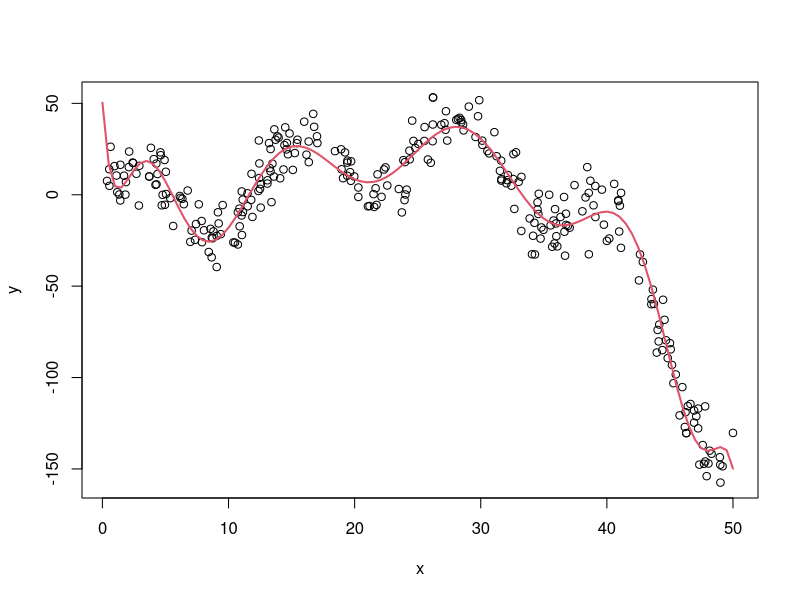
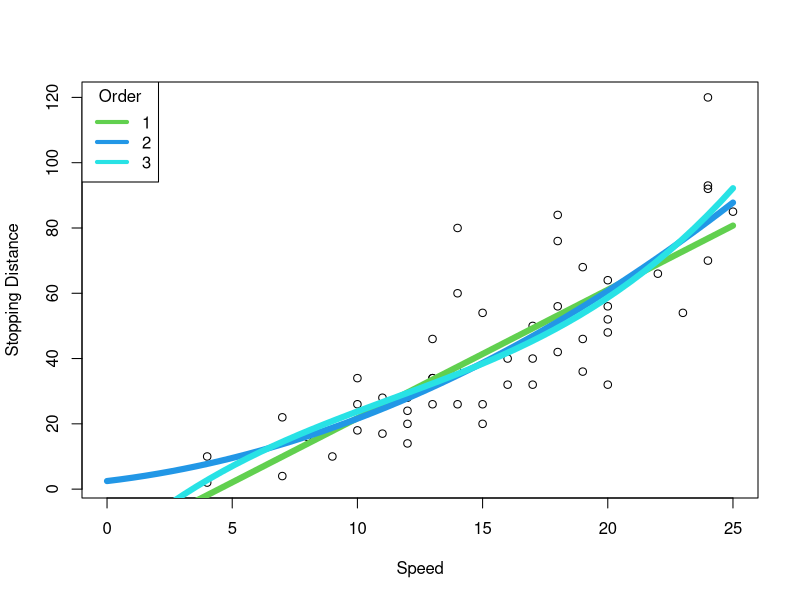
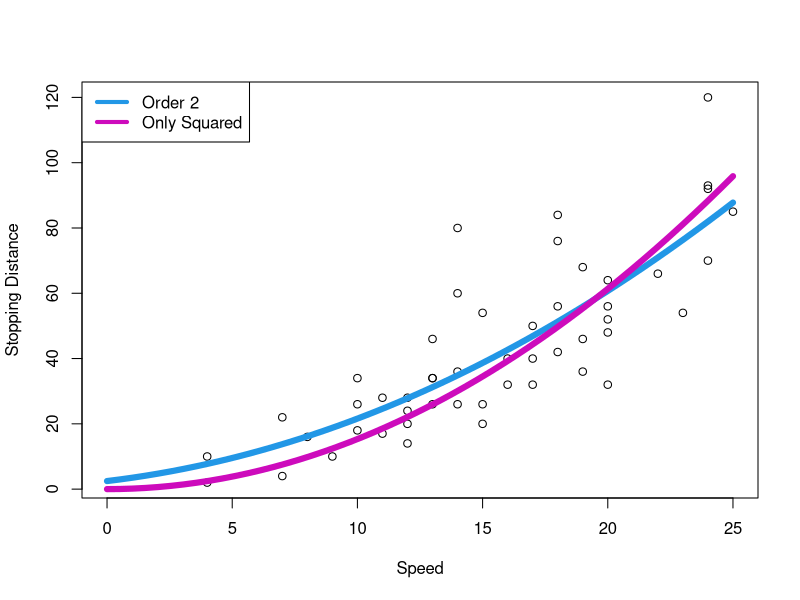
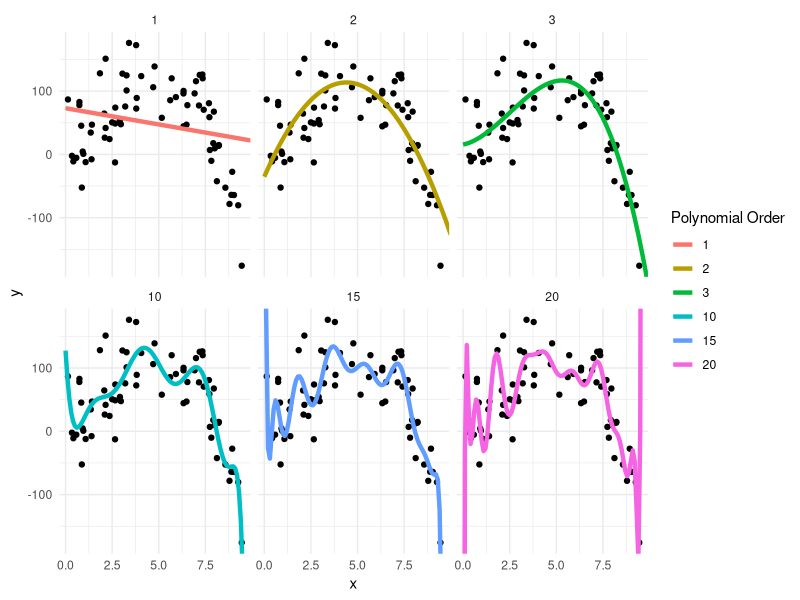
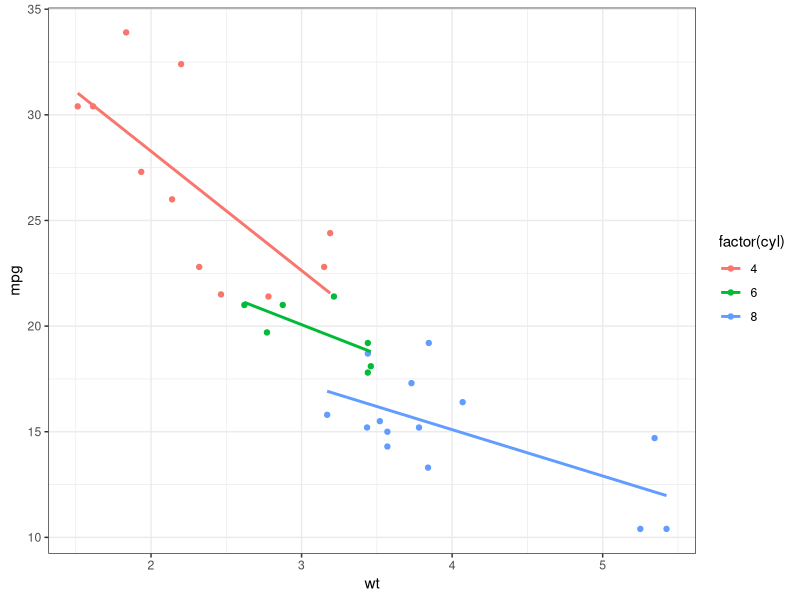

Here is the R script that generated these plots, in order:
## ---- chunk 1
#| label: includes
#| include: false
set.seed(2112)
## ---- chunk 2
#| echo: false
#| fig-height: 4
#| fig-width: 4.5
#| label: nonlin-plot
x <- runif(300, 0, 50)
y <- 2 + 0.2*x^2 - 8 * log(x) - 0.005*x^3 + 20*sin(x/2) + rnorm(300, 0, 10)
plot(x, y)

xseq <- seq(0, 50, 0.5)
lines(xseq, 
    predict(lm(y ~ poly(x, 12)), newdata = list(x = xseq)),
    col = 2, lwd = 2)
## ---- chunk 3
#| echo: false
#| fig-height: 4
#| fig-width: 4.5
#| label: cars-nonlin
plot(dist ~ speed, data = cars,
    xlab = "Speed", ylab = "Stopping Distance",
    xlim = c(0, max(cars$speed)))
xseq <- seq(0, max(cars$speed), length.out = 50)

y1 <- predict(lm(dist ~ poly(speed, 1), data = cars), newdata = list(speed = xseq))
y2 <- predict(lm(dist ~ poly(speed, 2), data = cars), newdata = list(speed = xseq))
y3 <- predict(lm(dist ~ poly(speed, 3), data = cars), newdata = list(speed = xseq))

lines(xseq, y1, col = 3, lwd = 6)
lines(xseq, y2, col = 4, lwd = 6)
lines(xseq, y3, col = 5, lwd = 6)
legend("topleft", legend = 1:3, col = 1:3 + 2, lwd = 4, title = "Order")
## ---- chunk 4
#| label: anova-order
#| echo: true
X <- data.frame(dist = cars$dist, x1 = cars$speed, x2 = cars$speed^2, 
    x3 = cars$speed^3, x4 = cars$speed^4)
lm(dist ~ ., data = X) |> anova()
## ---- chunk 5
#| echo: false
#| label: speed-squared
#| fig-height: 4
#| fig-width: 4.5
plot(dist ~ speed, data = cars,
    xlab = "Speed", ylab = "Stopping Distance",
    xlim = c(0, max(cars$speed)))
xseq <- seq(0, max(cars$speed), length.out = 50)

y2 <- predict(lm(dist ~ poly(speed, 2), data = cars), newdata = list(speed = xseq))
y20 <- predict(lm(dist ~ -1 + I(speed^2), data = cars), newdata = list(speed = xseq))

lines(xseq, y2, col = 4, lwd = 6)
lines(xseq, y20, col = 6, lwd = 6)
legend("topleft", legend = c("Order 2", "Only Squared"), col = c(4,6), lwd = 4)
## ---- chunk 6
#| label: ESS-odd
#| echo: true
X <- data.frame(dist = cars$dist, x1 = cars$speed, x2 = cars$speed^2, 
    x3 = cars$speed^3, x4 = cars$speed^4)
m1 <- lm(dist ~ x1 + x2, data = X)
m2 <- lm(dist ~ -1 + x2, data = X)
anova(m2, m1)
## ---- chunk 7
#| label: poly-overfit
#| echo: false
#| fig-height: 3
#| fig-width: 7
library(dplyr)
library(ggplot2)
set.seed(2112)

true_y <- function(x) 2 + 25*x + 5*x^2 - x^3 
epsilon <- function(n) rnorm(n, 0, 40)
xseq <- seq(0, 10, by = 0.1)
poly_orders <- c(1,2,3,10,15,20)

xtrain <- runif(70, 0, 10)
ytrain <- true_y(xtrain) + epsilon(length(xtrain))

for(poly_order in poly_orders) {
    ylm <- lm(ytrain ~ poly(xtrain, degree = poly_order))
    ypred <- predict(ylm, newdata = data.frame(xtrain = xseq))
    i_df <- data.frame(xtrain = xseq, ytrain = ypred, order = poly_order)
    if(poly_order == poly_orders[1]) {
        res_df <- i_df
    } else {
        res_df <- bind_rows(res_df, i_df)
    }
}

for (i in 1:length(poly_orders)) {
    if(i == 1) {
        df <- data.frame(x = xtrain, y = ytrain, order = poly_orders[i])
    } else {
        df2 <- data.frame(x = xtrain, y = ytrain, order = poly_orders[i])
        df <- bind_rows(df, df2)
    }
}

ggplot() + theme_minimal() +
    geom_point(data = df, mapping = aes(x = x, y = y)) +
    geom_line(data = res_df, 
        mapping = aes(x = xtrain, y = ytrain, colour = factor(order)),
        size = 1.5) +
    coord_cartesian(xlim = range(xtrain), ylim = range(ytrain)) +
    #scale_colour_viridis_d(option = "plasma", end = 0.75) +
    labs(x = "x", y = "y",
        colour = "Polynomial Order") +
    facet_wrap(~ order)

## ---- chunk 8
#| label: mtcars_cat
#| echo: false
library(ggplot2)
ggplot(mtcars) +
    theme_bw() +
    aes(x = wt, y = mpg, colour = factor(cyl)) +
    geom_point() +
    geom_smooth(
        method = "lm", se = FALSE,
        formula = y ~ x
    )
